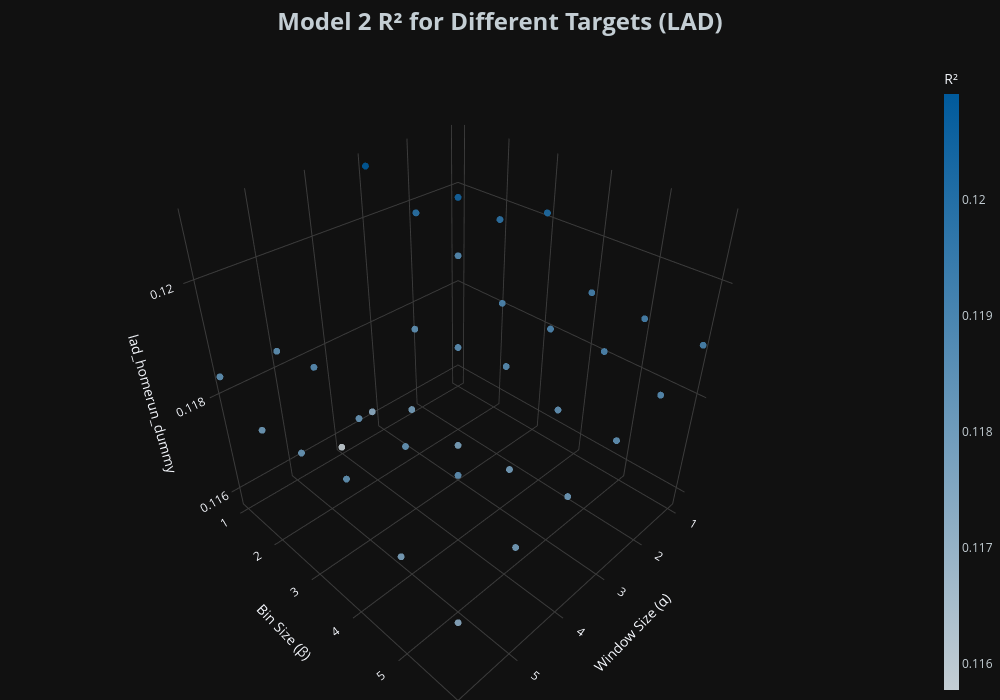

The notebook cell this image was saved under:
### Code cell
# Plot R² for LAD

fig = graph_model_stats(
    df = lad_m2_stats_df,
    stat_type='r_squared',
    title='Model 2 R²',
    z='lad_homerun_dummy',
    gradient='r_squared',
    team='LAD'
)

fig.show()

### Figure 1 — Plotly figure (JSON) as saved in the notebook; plotly's stock layout.template omitted (floating-point values rounded to 4 significant figures)
{"data": [{"marker": {"color": [0.1186, 0.1197, 0.1201, 0.1191, 0.119, 0.119, 0.1198, 0.1204, 0.1189, 0.1188, 0.1189, 0.1186, 0.1209, 0.1184, 0.1185, 0.1186, 0.1183, 0.1183, 0.1158, 0.1172, 0.1178, 0.1176, 0.1178, 0.118, 0.1184, 0.1186, 0.1182, 0.1182, 0.1184, 0.1178, 0.1184, 0.1179, 0.1181, 0.1183, 0.1176, 0.1173], "colorbar": {"thickness": 15, "tickfont": {"color": "#C4CED4"}, "title": {"text": "R²"}}, "colorscale": [[0, "#C4CED4"], [1, "#005A9C"]], "opacity": 0.9, "showscale": true, "size": 4}, "mode": "markers", "type": "scatter3d", "x": [1, 1, 1, 1, 1, 1, 2, 2, 2, 2, 2, 2, 3, 3, 3, 3, 3, 3, 4, 4, 4, 4, 4, 4, 5, 5, 5, 5, 5, 5, 6, 6, 6, 6, 6, 6], "y": [1, 2, 3, 4, 5, 6, 1, 2, 3, 4, 5, 6, 1, 2, 3, 4, 5, 6, 1, 2, 3, 4, 5, 6, 1, 2, 3, 4, 5, 6, 1, 2, 3, 4, 5, 6], "z": [0.1186, 0.1197, 0.1201, 0.1191, 0.119, 0.119, 0.1198, 0.1204, 0.1189, 0.1188, 0.1189, 0.1186, 0.1209, 0.1184, 0.1185, 0.1186, 0.1183, 0.1183, 0.1158, 0.1172, 0.1178, 0.1176, 0.1178, 0.118, 0.1184, 0.1186, 0.1182, 0.1182, 0.1184, 0.1178, 0.1184, 0.1179, 0.1181, 0.1183, 0.1176, 0.1173]}], "layout": {"height": 700, "margin": {"b": 0, "l": 0, "r": 0, "t": 60}, "paper_bgcolor": "#111111", "scene": {"aspectmode": "cube", "bgcolor": "#111111", "xaxis": {"gridcolor": "rgb(60, 60, 60)", "showbackground": false, "title": {"text": "Window Size (α)"}}, "yaxis": {"gridcolor": "rgb(60, 60, 60)", "showbackground": false, "title": {"text": "Bin Size (β)"}}, "zaxis": {"gridcolor": "rgb(60, 60, 60)", "showbackground": false, "title": {"text": "lad_homerun_dummy"}}}, "showlegend": false, "title": {"font": {"color": "#C4CED4", "size": 24}, "text": "<b>Model 2 R² for Different Targets (LAD)</b>", "x": 0.5, "xanchor": "center"}, "width": 1000}}
